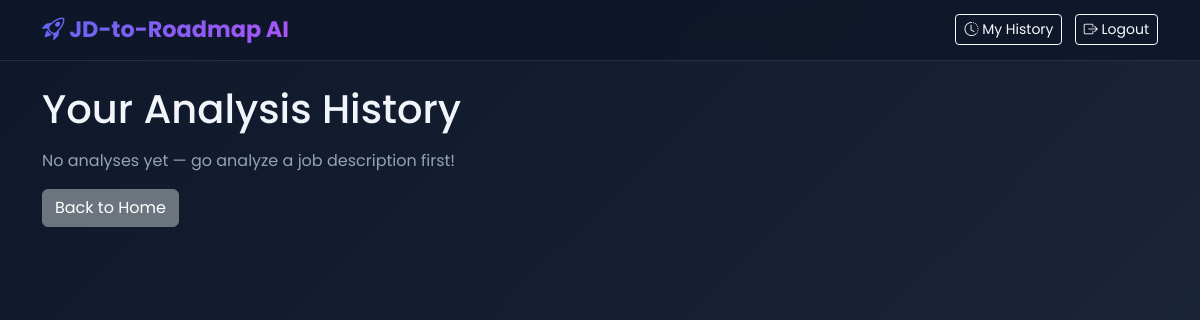
The app's page /history (signed in), older data.
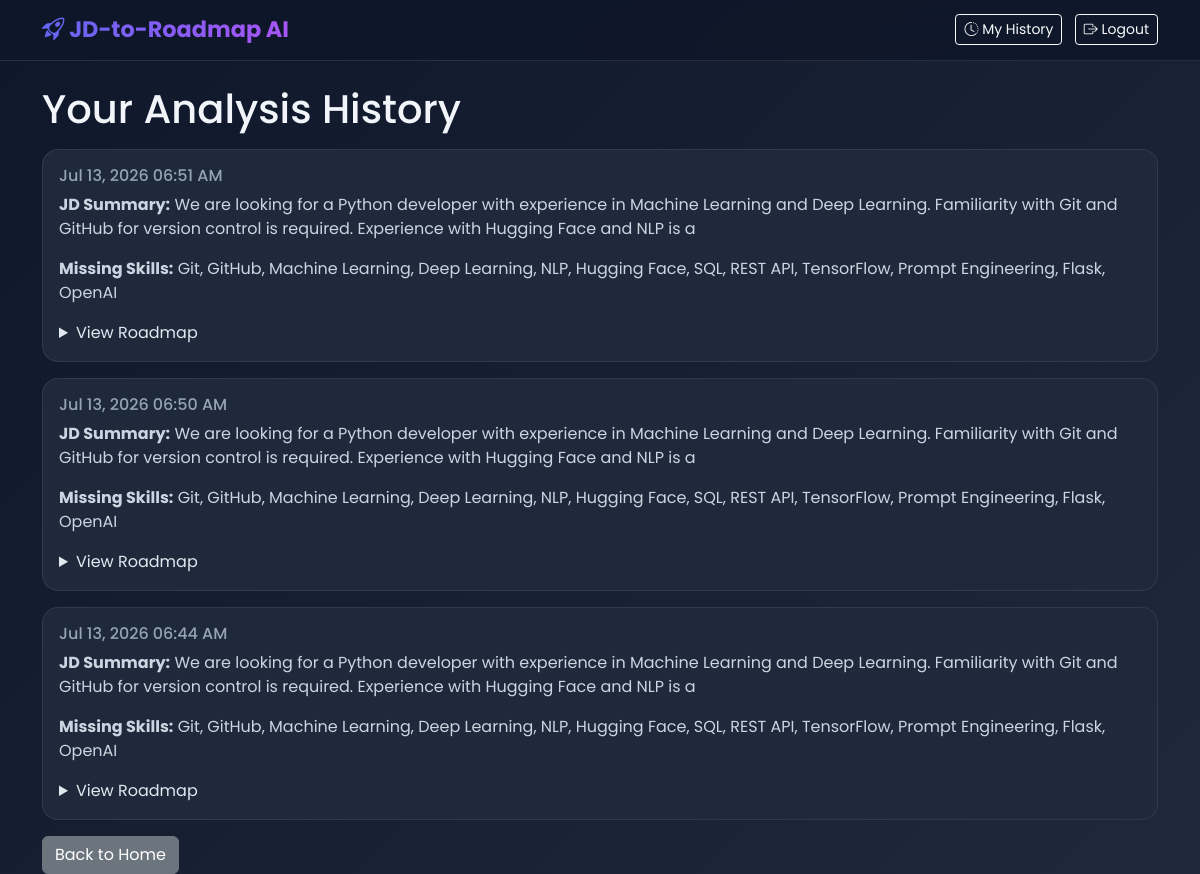
The same page, newer data.
### app.py (models this page shows)
class Analysis(db.Model):
    id = db.Column(db.Integer, primary_key=True)
    user_id = db.Column(db.Integer, db.ForeignKey('user.id'), nullable=False)
    jd_summary = db.Column(db.String(300))
    missing_skills = db.Column(db.String(500))
    roadmap = db.Column(db.Text)
    created_at = db.Column(db.DateTime, server_default=db.func.now())

### app.py (the view)
@app.route('/history')
@login_required
def history():
    analyses = Analysis.query.filter_by(user_id=current_user.id).order_by(Analysis.created_at.desc()).all()
    return render_template('history.html', analyses=analyses)

### app.py (called while the page is built)
@login_manager.user_loader
def load_user(user_id):
    return User.query.get(int(user_id))

### templates/history.html (shortened to what this page needs)
{% extends "base.html" %}
{% block content %}
<h1 class="mb-3">Your Analysis History</h1>
{% if analyses %}
    {% for item in analyses %}
    <div class="card mb-3">
        <div class="card-body">
            <h6 class="text-muted">{{ item.created_at.strftime('%b %d, %Y %I:%M %p') }}</h6>
            <p><strong>JD Summary:</strong> {{ item.jd_summary }}</p>
            <p><strong>Missing Skills:</strong> {{ item.missing_skills }}</p>
            <details>
                <summary>View Roadmap</summary>
            </details>
        </div>
    </div>
    {% endfor %}
{% else %}
    <p class="text-muted">No analyses yet — go analyze a job description first!</p>
{% endif %}
<a href="/" class="btn btn-secondary">Back to Home</a>
{% endblock %}

### templates/base.html (shortened to what this page needs)
<!DOCTYPE html>
<html>
<head>
    <link href="https://cdn.jsdelivr.net/npm/bootstrap@5.3.3/dist/css/bootstrap.min.css" rel="stylesheet">
    <link rel="stylesheet" href="https://cdn.jsdelivr.net/npm/bootstrap-icons@1.11.3/font/bootstrap-icons.css">
    <link rel="stylesheet" href="{{ url_for('static', filename='style.css') }}">
</head>
<body>
    <nav class="navbar navbar-dark mb-4">
        <div class="container">
            <a class="navbar-brand" href="/"><i class="bi bi-rocket-takeoff"></i> JD-to-Roadmap AI</a>
            <div>
                {% if current_user.is_authenticated %}
                 <a href="/history" class="btn btn-outline-light btn-sm me-2"><i class="bi bi-clock-history"></i> My History</a>
                 <a href="/logout" class="btn btn-outline-light btn-sm"><i class="bi bi-box-arrow-right"></i> Logout</a>
                {% else %}
                    <a href="/login" class="btn btn-outline-light btn-sm me-2"><i class="bi bi-box-arrow-in-right"></i> Login</a>
                    <a href="/signup" class="btn btn-outline-light btn-sm"><i class="bi bi-person-plus"></i> Sign Up</a>
                {% endif %}
            </div>
        </div>
    </nav>
    <div class="container">
        {% block content %}{% endblock %}
    </div>
</body>
</html>

### static/style.css (style rules this page uses)
:root { --primary: #6366f1; --primary-dark: #4f46e5; --success: #10b981; --danger: #ef4444; --bg-dark: #0f172a; --card-bg: #1e293b; }
body { font-family: 'Poppins', sans-serif; background: linear-gradient(135deg, #0f172a 0%, #1e293b 100%); color: #e2e8f0; min-height: 100vh; }
.navbar { background: rgba(15, 23, 42, 0.9) !important; backdrop-filter: blur(10px); border-bottom: 1px solid rgba(255,255,255,0.1); }
.navbar-brand { font-weight: 700; font-size: 1.4rem; background: linear-gradient(90deg, #6366f1, #a855f7); background-clip: text; -webkit-background-clip: text; -webkit-text-fill-color: transparent; }
.card { background: var(--card-bg) !important; border: 1px solid rgba(255,255,255,0.08) !important; border-radius: 16px !important; transition: transform 0.2s ease, box-shadow 0.2s ease; color: #e2e8f0 !important; }
.text-muted { color: #94a3b8 !important; }
h1, h2, h3, h4, h5, h6 { color: #f1f5f9; }
p, .card-text { color: #cbd5e1; }

Row changes from the older to the newer data that the page shows:
added Analysis: created_at "Jul 13, 2026 06:51 AM", jd_summary "We are looking for a Python developer with experience in Machine Learning and Deep Learning. Familiarity with Git and GitHub for version control is required. Experience with Hugging Face and NLP is a", missing_skills "Git, GitHub, Machine Learning, Deep Learning, NLP, Hugging Face, SQL, REST API, TensorFlow, Prompt Engineering, Flask, OpenAI"
added Analysis: created_at "Jul 13, 2026 06:50 AM", jd_summary "We are looking for a Python developer with experience in Machine Learning and Deep Learning. Familiarity with Git and GitHub for version control is required. Experience with Hugging Face and NLP is a", missing_skills "Git, GitHub, Machine Learning, Deep Learning, NLP, Hugging Face, SQL, REST API, TensorFlow, Prompt Engineering, Flask, OpenAI"
added Analysis: created_at "Jul 13, 2026 06:44 AM", jd_summary "We are looking for a Python developer with experience in Machine Learning and Deep Learning. Familiarity with Git and GitHub for version control is required. Experience with Hugging Face and NLP is a", missing_skills "Git, GitHub, Machine Learning, Deep Learning, NLP, Hugging Face, SQL, REST API, TensorFlow, Prompt Engineering, Flask, OpenAI"
Text that changed along with them:
text no longer shown: "No analyses yet — go analyze a job description first!"
